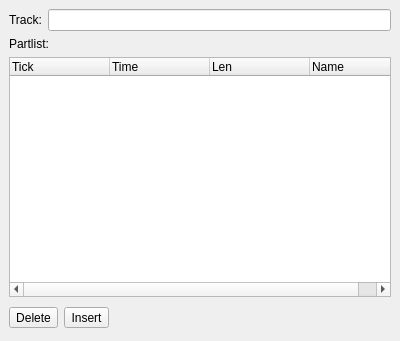
<ui version="4.0" >
 <class>TrackListEdit</class>
 <widget class="QWidget" name="TrackListEdit" >
  <property name="geometry" >
   <rect>
    <x>0</x>
    <y>0</y>
    <width>400</width>
    <height>341</height>
   </rect>
  </property>
  <property name="windowTitle" >
   <string>Form</string>
  </property>
  <layout class="QVBoxLayout" >
   <property name="margin" >
    <number>9</number>
   </property>
   <property name="spacing" >
    <number>6</number>
   </property>
   <item>
    <layout class="QHBoxLayout" >
     <property name="margin" >
      <number>0</number>
     </property>
     <property name="spacing" >
      <number>6</number>
     </property>
     <item>
      <widget class="QLabel" name="label" >
       <property name="sizePolicy" >
        <sizepolicy>
         <hsizetype>5</hsizetype>
         <vsizetype>0</vsizetype>
         <horstretch>0</horstretch>
         <verstretch>0</verstretch>
        </sizepolicy>
       </property>
       <property name="font" >
        <font>
         <weight>75</weight>
         <bold>true</bold>
        </font>
       </property>
       <property name="text" >
        <string>&lt;html>&lt;head>&lt;meta name="qrichtext" content="1" />&lt;style type="text/css">
p, li { white-space: pre-wrap; }
&lt;/style>&lt;/head>&lt;body style=" font-family:'Sans Serif'; font-size:9pt; font-weight:600; font-style:normal; text-decoration:none;">
&lt;p style=" margin-top:0px; margin-bottom:0px; margin-left:0px; margin-right:0px; -qt-block-indent:0; text-indent:0px;">&lt;span style=" font-weight:400;">Track:&lt;/span>&lt;/p>&lt;/body>&lt;/html></string>
       </property>
      </widget>
     </item>
     <item>
      <widget class="QLineEdit" name="trackName" />
     </item>
    </layout>
   </item>
   <item>
    <widget class="QLabel" name="label_2" >
     <property name="text" >
      <string>Partlist:</string>
     </property>
    </widget>
   </item>
   <item>
    <widget class="QTreeWidget" name="partList" >
     <property name="alternatingRowColors" >
      <bool>true</bool>
     </property>
     <property name="indentation" >
      <number>0</number>
     </property>
     <property name="rootIsDecorated" >
      <bool>false</bool>
     </property>
     <property name="uniformRowHeights" >
      <bool>true</bool>
     </property>
     <property name="itemsExpandable" >
      <bool>false</bool>
     </property>
     <column>
      <property name="text" >
       <string>Tick</string>
      </property>
     </column>
     <column>
      <property name="text" >
       <string>Time</string>
      </property>
     </column>
     <column>
      <property name="text" >
       <string>Len</string>
      </property>
     </column>
     <column>
      <property name="text" >
       <string>Name</string>
      </property>
     </column>
    </widget>
   </item>
   <item>
    <layout class="QHBoxLayout" >
     <property name="margin" >
      <number>0</number>
     </property>
     <property name="spacing" >
      <number>6</number>
     </property>
     <item>
      <widget class="QToolButton" name="deleteButton" >
       <property name="text" >
        <string>Delete</string>
       </property>
      </widget>
     </item>
     <item>
      <widget class="QToolButton" name="insertButton" >
       <property name="text" >
        <string>Insert</string>
       </property>
      </widget>
     </item>
     <item>
      <spacer>
       <property name="orientation" >
        <enum>Qt::Horizontal</enum>
       </property>
       <property name="sizeHint" >
        <size>
         <width>231</width>
         <height>29</height>
        </size>
       </property>
      </spacer>
     </item>
    </layout>
   </item>
  </layout>
 </widget>
 <resources/>
 <connections/>
</ui>
